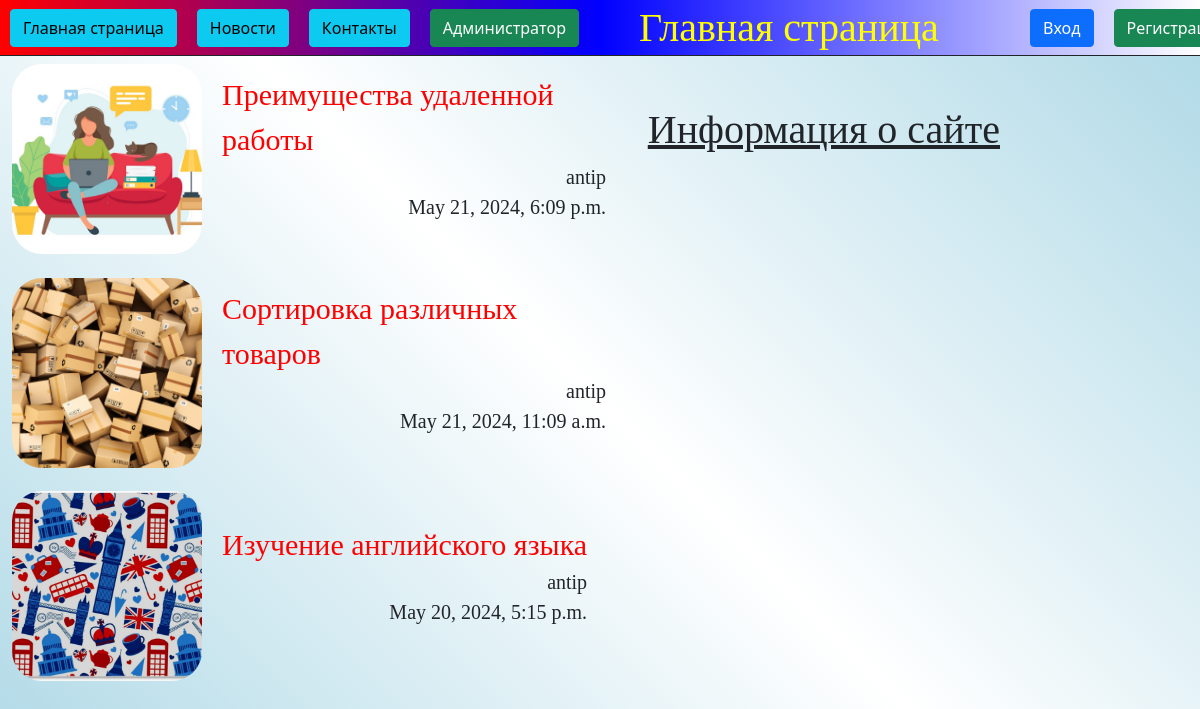
The page / on the database its author committed.
### my_blog/models.py (models this page shows, shortened)
class Post(models.Model):
    title = models.CharField(max_length=200, verbose_name="Заголовок")
    content = models.TextField(verbose_name="Содержание")
    date_published = models.DateTimeField(default=timezone.now, verbose_name="Дата публикации")
    image = models.ImageField(upload_to="images/", verbose_name="Изображения")
    author = models.ForeignKey(User, on_delete=models.CASCADE, verbose_name="Автор", null=True, blank=True)
    def get_absolute_url(self):
        return reverse("post:detail", kwargs={"pk": self.pk})

### my_blog/views.py (the view)
# urls.py: path("", views.index, name="index"),
def index(request):
    posts = Post.objects.all().order_by('-id')[:3]  # filter, get
    title = "Главная страница"
    return render(request, 'my_blog/blog_list.html', {"posts": posts, "title": title})

### my_blog/templates/my_blog/blog_list.html (shortened to what this page needs)
{% extends 'my_blog/layout.html' %}
{% load static %}
{% block static %}
<link rel="stylesheet" href="{% static 'my_blog/css/blog_list.css' %}">
{% endblock %}
{% block content %}
    <div class="list">
        {% for post in posts %}
            <div class="post">
                <img src="{{post.image.url}}">
                <div>
                    <a href="{{post.get_absolute_url}}">{{post.title}}</a>
                    <div class="post_info">
                        <a>{{post.author}}</a>
                        <a>{{post.date_published}}</a>
                    </div>
                </div>
            </div>
        {% endfor %}
    </div>
    <div class="right_main">
        <a>Информация о сайте</a>
    </div>
{% endblock %}

### my_blog/templates/my_blog/layout.html (shortened to what this page needs)
{% load static %}
<html lang="en">
<head>
    <link rel="stylesheet" href="{% static 'my_blog/css/layout.css' %}">
    <link rel="stylesheet" href="https://cdn.jsdelivr.net/npm/bootstrap@5.0.2/dist/css/bootstrap.min.css">
    {% block static %}
    {% endblock %}
</head>
<body>
    <div class="header">
        <div class="left">
            <a class="btn btn-info" href="{% url 'post:index' %}">Главная страница</a>
            <a class="btn btn-info" href="{% url 'post:news' %}">Новости</a>
            <a class="btn btn-info" href="{% url 'post:contact' %}">Контакты</a>
            <a class="btn btn-success" href="{% url 'admin:index' %}">Администратор</a>
            <a style="font-family:cursive; font-size: 40; color: yellow; text-decoration: none; margin-left: 40px">{{title}}</a>
        </div>
        <div class="right">
            {% if user.is_authenticated %}
                <a>Вы вошли под именем: {{user.username}}</a>
                <a class="btn btn-danger">Выйти</a>
            {% else %}
                <a class="btn btn-primary" href="">Вход</a>
                <a class="btn btn-success" href="">Регистрация</a>
            {% endif %}
        </div>
    </div>
<div style="height: 5%;">
</div>
{% block content %}
{% endblock %}
</body>
</html>

### static/my_blog/css/layout.css (style rules this page uses)
.header { position: fixed; width: 100%; border-bottom: 1px solid; z-index: 1; height: 7%; display: flex; background: linear-gradient(90deg, red, blue, white); }
.left, .right { padding: 10px; display: flex; align-items: center; }
.left { width: 85%; }
.right { width: 15%; justify-content: space-around; }
.btn { margin-right: 20px; }
body { margin: 0; padding: 0; background: linear-gradient(45deg, lightblue, white, lightblue); }

### static/my_blog/css/blog_list.css (style rules this page uses)
.list { width: 100%; padding-left: 1%; }
.post { width: 50%; display: flex; flex-direction: row; align-items: center; border-radius: 20px; margin-right: 20px; font-family: cursive; }
img { width: 190px; height: 190px; object-fit: cover; border-radius: 30px; margin-right: 20px; margin-top: 4%; }
.post a { color: red; text-decoration: none; font-size: 30px; display: flex; }
.post_info { display: flex; flex-direction: column; align-items: flex-end; }
.post_info a { font-size: 20px; }
.right_main { position: absolute; top: 100px; right: 200px; font-size: 40px; font-family: cursive; text-decoration: underline; }

### rows shown on the page
Post: image (picture), title "Преимущества удаленной работы", author "antip", date_published "May 21, 2024, 6:09 p.m."
Post: image (picture), title "Сортировка различных товаров", author "antip", date_published "May 21, 2024, 11:09 a.m."
Post: image (picture), title "Изучение английского языка", author "antip", date_published "May 20, 2024, 5:15 p.m."

### other values the page prints
{{ title }} "Главная страница"
